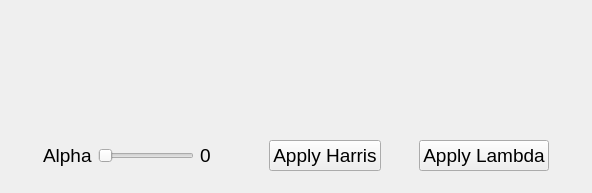
      <widget class="QWidget" name="harris_tab">
       <property name="styleSheet">
        <string notr="true"> /*</string>
       </property>
       <attribute name="title">
        <string> Harris </string>
       </attribute>
       <layout class="QGridLayout" name="gridLayout_2">
        <item row="0" column="0">
         <layout class="QVBoxLayout" name="verticalLayout" stretch="1,10,1,1,1">
          <item>
           <spacer name="verticalSpacer">
            <property name="orientation">
             <enum>Qt::Vertical</enum>
            </property>
            <property name="sizeHint" stdset="0">
             <size>
              <width>20</width>
              <height>40</height>
             </size>
            </property>
           </spacer>
          </item>
          <item>
           <layout class="QHBoxLayout" name="horizontalLayout" stretch="1,10,1">
            <item>
             <spacer name="horizontalSpacer">
              <property name="orientation">
               <enum>Qt::Horizontal</enum>
              </property>
              <property name="sizeHint" stdset="0">
               <size>
                <width>40</width>
                <height>20</height>
               </size>
              </property>
             </spacer>
            </item>
            <item>
             <layout class="QHBoxLayout" name="horizontalLayout1"/>
            </item>
            <item>
             <spacer name="horizontalSpacer_2">
              <property name="orientation">
               <enum>Qt::Horizontal</enum>
              </property>
              <property name="sizeHint" stdset="0">
               <size>
                <width>40</width>
                <height>20</height>
               </size>
              </property>
             </spacer>
            </item>
           </layout>
          </item>
          <item>
           <spacer name="verticalSpacer_2">
            <property name="orientation">
             <enum>Qt::Vertical</enum>
            </property>
            <property name="sizeHint" stdset="0">
             <size>
              <width>20</width>
              <height>40</height>
             </size>
            </property>
           </spacer>
          </item>
          <item>
           <layout class="QHBoxLayout" name="horizontalLayout_2" stretch="1,1,3,1,1,1,1,1,1">
            <item>
             <spacer name="horizontalSpacer_3">
              <property name="orientation">
               <enum>Qt::Horizontal</enum>
              </property>
              <property name="sizeHint" stdset="0">
               <size>
                <width>40</width>
                <height>20</height>
               </size>
              </property>
             </spacer>
            </item>
            <item>
             <widget class="QLabel" name="label">
              <property name="font">
               <font>
                <pointsize>14</pointsize>
               </font>
              </property>
              <property name="text">
               <string>Alpha</string>
              </property>
             </widget>
            </item>
            <item>
             <widget class="QSlider" name="Alpha_slider">
              <property name="orientation">
               <enum>Qt::Horizontal</enum>
              </property>
             </widget>
            </item>
            <item>
             <widget class="QLabel" name="alpha_label">
              <property name="font">
               <font>
                <pointsize>14</pointsize>
               </font>
              </property>
              <property name="text">
               <string>0</string>
              </property>
             </widget>
            </item>
            <item>
             <spacer name="horizontalSpacer_15">
              <property name="orientation">
               <enum>Qt::Horizontal</enum>
              </property>
              <property name="sizeHint" stdset="0">
               <size>
                <width>40</width>
                <height>20</height>
               </size>
              </property>
             </spacer>
            </item>
            <item>
             <widget class="QPushButton" name="harris_apply">
              <property name="font">
               <font>
                <pointsize>14</pointsize>
               </font>
              </property>
              <property name="text">
               <string>Apply Harris</string>
              </property>
             </widget>
            </item>
            <item>
             <spacer name="horizontalSpacer_16">
              <property name="orientation">
               <enum>Qt::Horizontal</enum>
              </property>
              <property name="sizeHint" stdset="0">
               <size>
                <width>40</width>
                <height>20</height>
               </size>
              </property>
             </spacer>
            </item>
            <item>
             <widget class="QPushButton" name="lambdamin_apply">
              <property name="font">
               <font>
                <pointsize>14</pointsize>
               </font>
              </property>
              <property name="text">
               <string>Apply Lambda</string>
              </property>
             </widget>
            </item>
            <item>
             <spacer name="horizontalSpacer_4">
              <property name="orientation">
               <enum>Qt::Horizontal</enum>
              </property>
              <property name="sizeHint" stdset="0">
               <size>
                <width>40</width>
                <height>20</height>
               </size>
              </property>
             </spacer>
            </item>
           </layout>
          </item>
          <item>
           <spacer name="verticalSpacer_3">
            <property name="orientation">
             <enum>Qt::Vertical</enum>
            </property>
            <property name="sizeHint" stdset="0">
             <size>
              <width>20</width>
              <height>40</height>
             </size>
            </property>
           </spacer>
          </item>
         </layout>
        </item>
       </layout>
      </widget>
